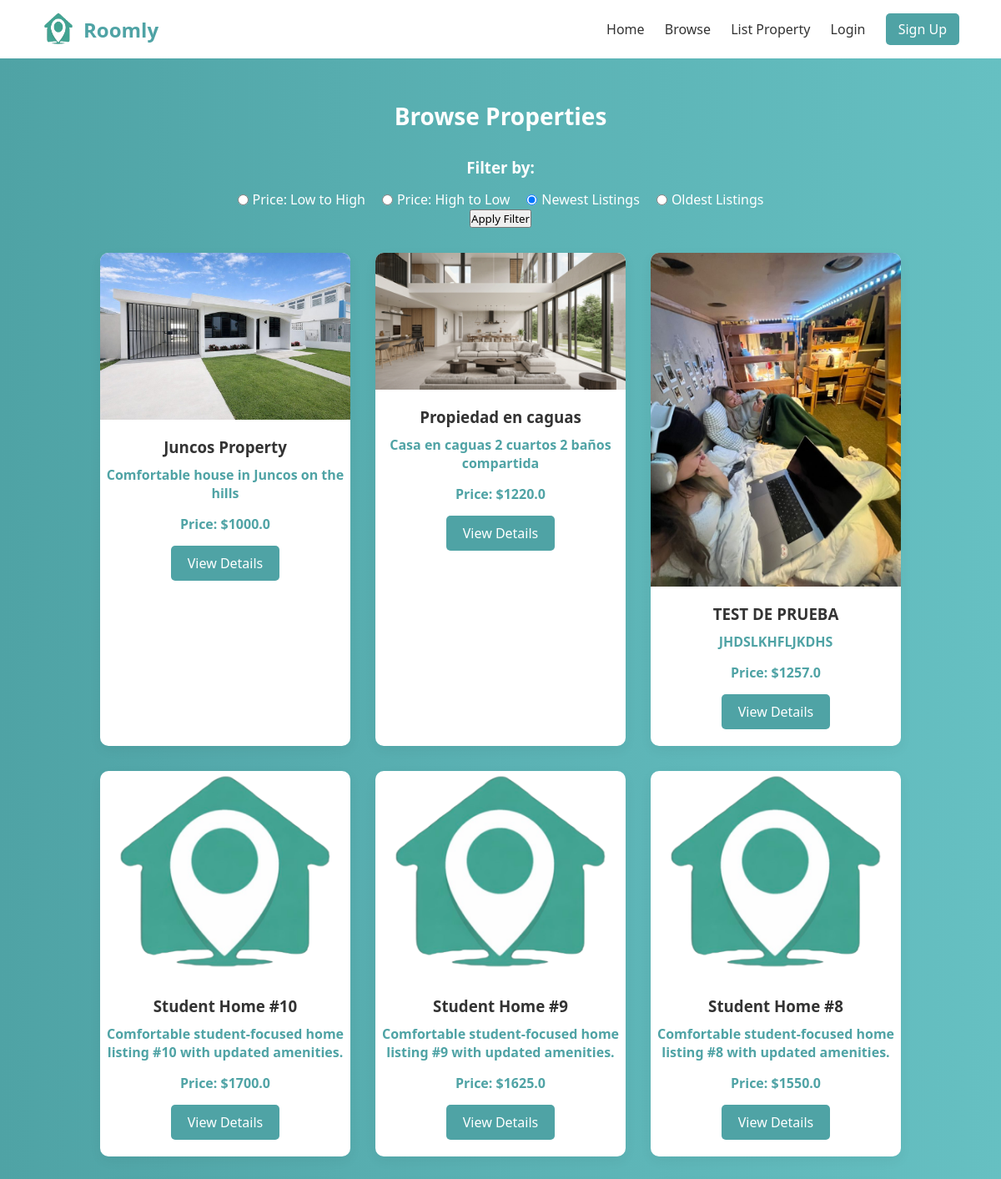
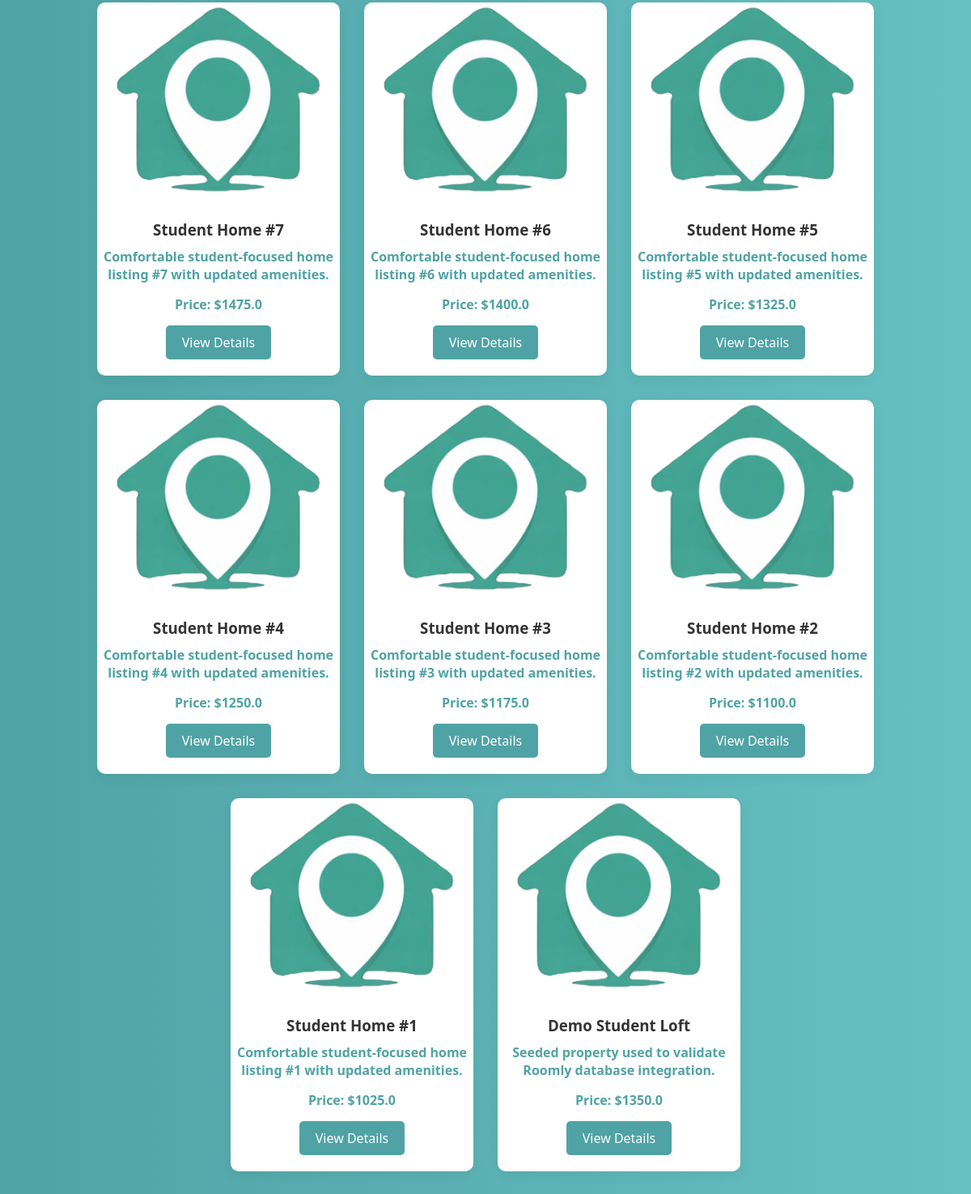
Screenshot of /browse with the database file from the repository (2 pictures, top to bottom).
### website/models.py (models this page shows)
class Property(db.Model):
    __tablename__ = 'PROPERTY'
    property_id_pk = db.Column(db.Integer, primary_key=True)
    title = db.Column(db.String(255), nullable=False)
    description = db.Column(db.Text, nullable=False)
    address = db.Column(db.String(255), nullable=False)
    city = db.Column(db.String(255), nullable=False)
    state = db.Column(db.String(255), nullable=False)
    country = db.Column(db.String(255), nullable=False)
    postal_code = db.Column(db.String(10), nullable=False)
    price_per_month = db.Column(db.Float, nullable=False)
    deposit_amount = db.Column(db.Float, nullable=False)
    number_of_bedrooms = db.Column(db.Integer, nullable=False)
    number_of_bathrooms = db.Column(db.Integer, nullable=False, default=1)
    sqr_ft = db.Column(db.Integer, nullable=False)
    amenities = db.Column(db.Text, nullable=True)
    availability_status = db.Column(db.Boolean, nullable=False)
    owner_id_fk = db.Column(db.Integer, nullable=False)
    university_id_fk = db.Column(db.Integer, nullable=True)
    images = db.relationship('PropertyImage', backref='property', lazy='select')
    amenity_links = db.relationship('PropertyAmenity', backref='property', lazy='select')
    @property
    def id(self):
        return self.property_id_pk
    @property
    def price(self):
        return self.price_per_month
    @property
    def image_url(self):
        if self.images:
            return self.images[0].image_url
        return '/static/logoRoomly.png'

class PropertyImage(db.Model):
    __tablename__ = 'PROPERTY_IMAGES'
    image_id_pk = db.Column(db.Integer, primary_key=True)
    image_url = db.Column(db.String(255), nullable=False)
    property_id_fk = db.Column(db.Integer, db.ForeignKey('PROPERTY.property_id_pk'), nullable=False)

### website/views.py (the view)
@views.route('/browse')
def browse():
    selected_filter = request.args.get('filter', 'newest')
    query = Property.query.filter_by(availability_status=True)
    if selected_filter == 'price_low_high':
        query = query.order_by(Property.price_per_month.asc())
    elif selected_filter == 'price_high_low':
        query = query.order_by(Property.price_per_month.desc())
    elif selected_filter == 'oldest':
        query = query.order_by(Property.property_id_pk.asc())
    else:
        selected_filter = 'newest'
        query = query.order_by(Property.property_id_pk.desc())
    properties = query.all()
    return render_template('browse.html', properties=properties, selected_filter=selected_filter)

### website/templates/browse.html (shortened to what this page needs)
<!DOCTYPE html>
<html lang="en">
<head>
    <link rel="stylesheet" href="{{ url_for('static', filename='styles.css') }}">
</head>
<body>
    <header>
        <div class="logoRoomly">
            <img src="{{ url_for('static', filename='logoRoomly.png') }}" alt="Roomly Icon" class="header-icon">
            Roomly
            </div>
        <nav>
            <a href="{{ url_for('views.home') }}">Home</a>
            <a href="{{ url_for('views.browse') }}">Browse</a>
            <a href="{{ url_for('views.list_property') }}">List Property</a>
            {% if session.get('account_id') %}
                <span class="nav-user">Hi, {{ session.get('account_first_name') }}</span>
                <a href="{{ url_for('auth.logout') }}" class="signup-btn">Log Out</a>
            {% else %}
                <a href="{{ url_for('auth.login') }}">Login</a>
                <a href="{{ url_for('auth.signup') }}" class="signup-btn">Sign Up</a>
            {% endif %}
        </nav>
    </header>
    <section class="browse-container">
        <h2>Browse Properties</h2>
        <div class="filter-section">
            <h3>Filter by:</h3>
            <form method="GET" action="{{ url_for('views.browse') }}">
                <div class="filter-options">
                    <label><input type="radio" name="filter" value="price_low_high" {% if selected_filter == 'price_low_high' %}checked{% endif %}> Price: Low to High</label>
                    <label><input type="radio" name="filter" value="price_high_low" {% if selected_filter == 'price_high_low' %}checked{% endif %}> Price: High to Low</label>
                    <label><input type="radio" name="filter" value="newest" {% if selected_filter == 'newest' %}checked{% endif %}> Newest Listings</label>
                    <label><input type="radio" name="filter" value="oldest" {% if selected_filter == 'oldest' %}checked{% endif %}> Oldest Listings</label>
                </div>
                <button type="submit">Apply Filter</button>
            </form>
        </div>
        <div class="property-listings">
            {% for property in properties %}
                <div class="property-card">
                    <img src="{{ property.image_url }}" alt="{{ property.title }}">
                    <h3>{{ property.title }}</h3>
                    <p>{{ property.description }}</p>
                    <p>Price: ${{ property.price }}</p>
                    <a href="{{ url_for('views.property_detail', property_id=property.id) }}" class="view-details-btn">View Details</a>
                </div>
            {% endfor %}
        </div>
    </section>
</body>
</html>

### website/static/styles.css (style rules this page uses)
* { margin: 0; padding: 0; box-sizing: border-box; font-family: 'Segoe UI', sans-serif; }
body { background-color: #f8f9fa; color: #333; }
header { display: flex; justify-content: space-between; align-items: center; padding: 15px 50px; background-color: white; box-shadow: 0 2px 5px rgba(0,0,0,0.05); }
.header-icon { height: 40px; width: 40px; margin-right: 10px; vertical-align: middle; }
.logoRoomly { display: flex; align-items: center; font-size: 24px; font-weight: 700; color: #4FA3A5; }
nav a { margin-left: 20px; text-decoration: none; color: #333; font-weight: 500; }
.signup-btn { background-color: #4FA3A5; color: white; padding: 8px 15px; border-radius: 5px; }
.browse-container { padding: 50px; text-align: center; background: linear-gradient(to right, #4FA3A5, #66c0c2); min-height: calc(100vh - 70px); }
.browse-container h2 { margin-bottom: 30px; font-size: 28px; color: white; }
.browse-container .property-listings { display: flex; justify-content: center; gap: 30px; flex-wrap: wrap; }
.browse-container .property-card { background-color: white; width: 300px; border-radius: 10px; box-shadow: 0 5px 15px rgba(0,0,0,0.05); padding-bottom: 20px; transition: transform 0.3s ease; }
.browse-container .property-card img { width: 100%; border-radius: 10px 10px 0 0; }
.browse-container .property-card h3 { margin: 15px 0 10px; }
.browse-container .property-card p { margin-bottom: 15px; font-weight: bold; color: #4FA3A5; }
.browse-container .property-card .view-details-btn { display: inline-block; padding: 10px 20px; background-color: #4FA3A5; color: white; border-radius: 5px; text-decoration: none; cursor: pointer; }
.browse-container .filter-section { margin-bottom: 30px; }
.browse-container .filter-section h3 { margin-bottom: 15px; color: white; }
.browse-container .filter-section .filter-options { display: flex; gap: 20px; justify-content: center; }
.browse-container .filter-section .filter-options label { display: flex; align-items: center; gap: 5px; color: white; }

### rows the page displays
Property: image_url (picture), title "Juncos Property", description "Comfortable house in Juncos on the hills", price "1000.0"
Property: image_url (picture), title "Propiedad en caguas", description "Casa en caguas 2 cuartos 2 baños compartida", price "1220.0"
Property: image_url (picture), title "TEST DE PRUEBA", description "JHDSLKHFLJKDHS", price "1257.0"
Property: title "Student Home #10", description "Comfortable student-focused home listing #10 with updated amenities.", price "1700.0"
Property: title "Student Home #9", description "Comfortable student-focused home listing #9 with updated amenities.", price "1625.0"
Property: title "Student Home #8", description "Comfortable student-focused home listing #8 with updated amenities.", price "1550.0"
Property: title "Student Home #7", description "Comfortable student-focused home listing #7 with updated amenities.", price "1475.0"
Property: title "Student Home #6", description "Comfortable student-focused home listing #6 with updated amenities.", price "1400.0"
Property: title "Student Home #5", description "Comfortable student-focused home listing #5 with updated amenities.", price "1325.0"
Property: title "Student Home #4", description "Comfortable student-focused home listing #4 with updated amenities.", price "1250.0"
Property: title "Student Home #3", description "Comfortable student-focused home listing #3 with updated amenities.", price "1175.0"
Property: title "Student Home #2", description "Comfortable student-focused home listing #2 with updated amenities.", price "1100.0"
Property: title "Student Home #1", description "Comfortable student-focused home listing #1 with updated amenities.", price "1025.0"
Property: title "Demo Student Loft", description "Seeded property used to validate Roomly database integration.", price "1350.0"
